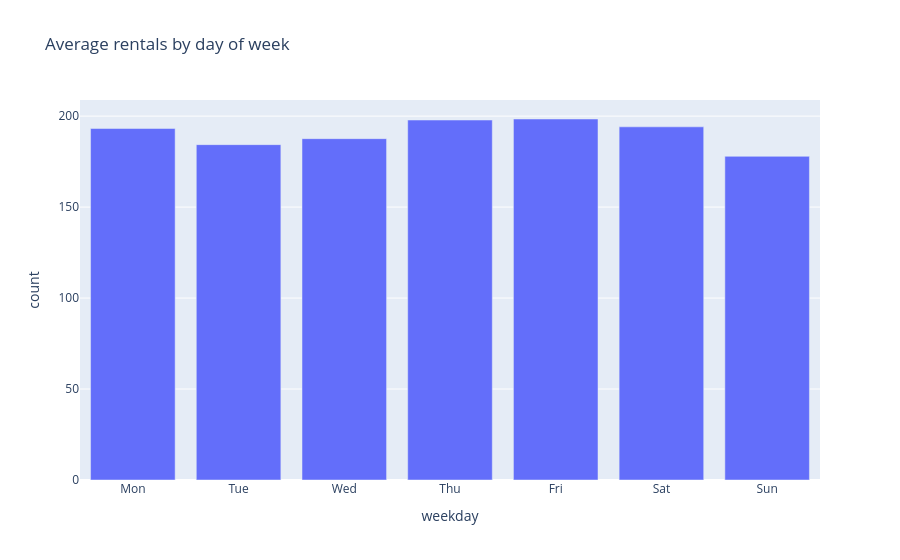

Write notebook code for a chart like this one.
### Markdown cell above
**Observation**

- Demand roughly doubled from 2011 (mean ~144) to 2012 (mean ~237) - the service was clearly growing over time.
- Both years follow the same shape: low in winter, rising to a broad May-October peak. So `season`/`month` carry real signal.
- Since the two years sit at different levels, `year` is worth keeping as a feature, and any chart that blends both years lands somewhere in between.

### Code cell
# Average rentals by day of week

dow = train.groupby('weekday', as_index=False)['count'].mean()
labels = ['Mon', 'Tue', 'Wed', 'Thu', 'Fri', 'Sat', 'Sun']
dow['weekday'] = dow['weekday'].map(dict(enumerate(labels)))
fig = px.bar(dow, x='weekday', y='count', title='Average rentals by day of week')
fig.show()

### Figure 1 — Plotly figure (JSON) as saved in the notebook; plotly's stock layout.template omitted (floating-point values rounded to 4 significant figures)
{"data": [{"hovertemplate": "weekday=%{x}<br>count=%{y}<extra></extra>", "legendgroup": "", "marker": {"color": "#636efa", "pattern": {"shape": ""}}, "name": "", "orientation": "v", "showlegend": false, "textposition": "auto", "type": "bar", "x": ["Mon", "Tue", "Wed", "Thu", "Fri", "Sat", "Sun"], "xaxis": "x", "y": [193.2, 184.3, 187.6, 197.8, 198.4, 194.1, 177.9], "yaxis": "y"}], "layout": {"barmode": "relative", "legend": {"tracegroupgap": 0}, "title": {"text": "Average rentals by day of week"}, "xaxis": {"anchor": "y", "domain": [0, 1], "title": {"text": "weekday"}}, "yaxis": {"anchor": "x", "domain": [0, 1], "title": {"text": "count"}}}}
